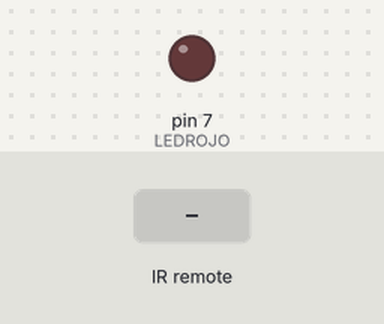
Bench run of a sketch on a simulated Arduino Uno, built with avr-gcc and run on an emulated ATmega328P. On the bench: output pins drawn as LEDs (lit = HIGH). The test bench sets the inputs (shaded band).

Above: at 1.2 s.
1.3 s: infrared code 0xFF30CF received
At 1.6 s:
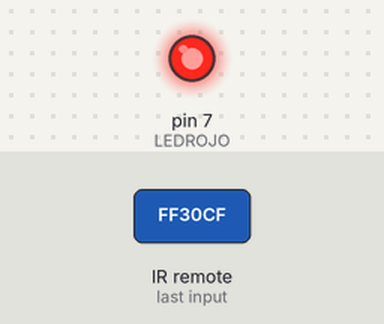
2.8 s: infrared code 0xFF18E7 received
At 4.8 s:
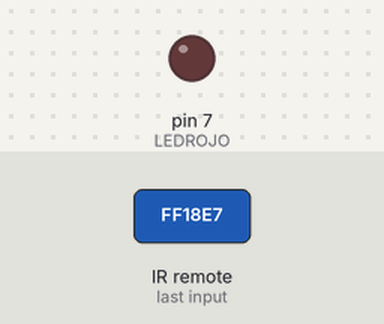
Timing chart, 0 to 6.3 s (numbered marks = the images above; inputs shaded):
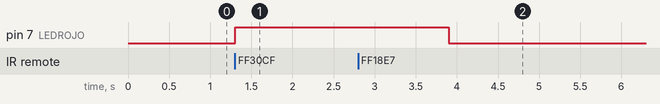

Measured:
- after the input at 1.3 s, pin 7 (LEDROJO): LOW → HIGH at once
- after the input at 2.8 s, pin 7 (LEDROJO): HIGH → LOW after 1.1 s

The sketch:

PT_11_FOCO_110V_CONTROL_REMOTO.ino
```cpp
// CODIGO PARA PODER DETECTAR LOS VALORES SOBRE CADA BOTON
/*
#include <IRremote.h>

int sensor = 8;
decode_results codigo;

IRrecv irrecv(sensor);


void setup() {
  Serial.begin(9600);
  irrecv.enableIRIn();
}

void loop() {
 if(irrecv.decode(&codigo)){
  Serial.println(codigo.value, HEX);
  irrecv.resume();
 }
 delay (100);
}
*/


 /*codigo de foco led con tiempo a control remoto

#include <IRremote.h>
#define boton_1 0xFF30CF
#define boton_2 0xFF18E7

int LEDROJO = 7;

int sensor = 8;

decode_results codigo;

IRrecv irrecv(sensor);


void setup() {
  Serial.begin(9600);
  irrecv.enableIRIn();
  pinMode(LEDROJO, OUTPUT);
}

void loop() {
 if(irrecv.decode(&codigo)){
  Serial.println(codigo.value, HEX);
    if(codigo.value == boton_1){
      digitalWrite(LEDROJO, !digitalRead(LEDROJO));
       delay(2500);
    }
  irrecv.resume();
 }
 delay (100);
}

*/


#include <IRremote.h>
/*
#define boton_1 0xFF30CF
#define boton_2 0xFF18E7
*/

#define boton_1 0xFF30CF
#define boton_2 0xFF18E7
int LEDROJO = 7;

int sensor = 8;

decode_results codigo;

IRrecv irrecv(sensor);


void setup() {
  Serial.begin(9600);
  irrecv.enableIRIn();
  pinMode(LEDROJO, OUTPUT);
}

void loop() {
 if(irrecv.decode(&codigo)){
    if(codigo.value == boton_1){
      digitalWrite(LEDROJO, HIGH
     );
       delay(2500);
    }
    if(codigo.value == boton_2){
      digitalWrite(LEDROJO, LOW);
       delay(2500);
    }
  irrecv.resume();
 }
 delay (100);
}
```
